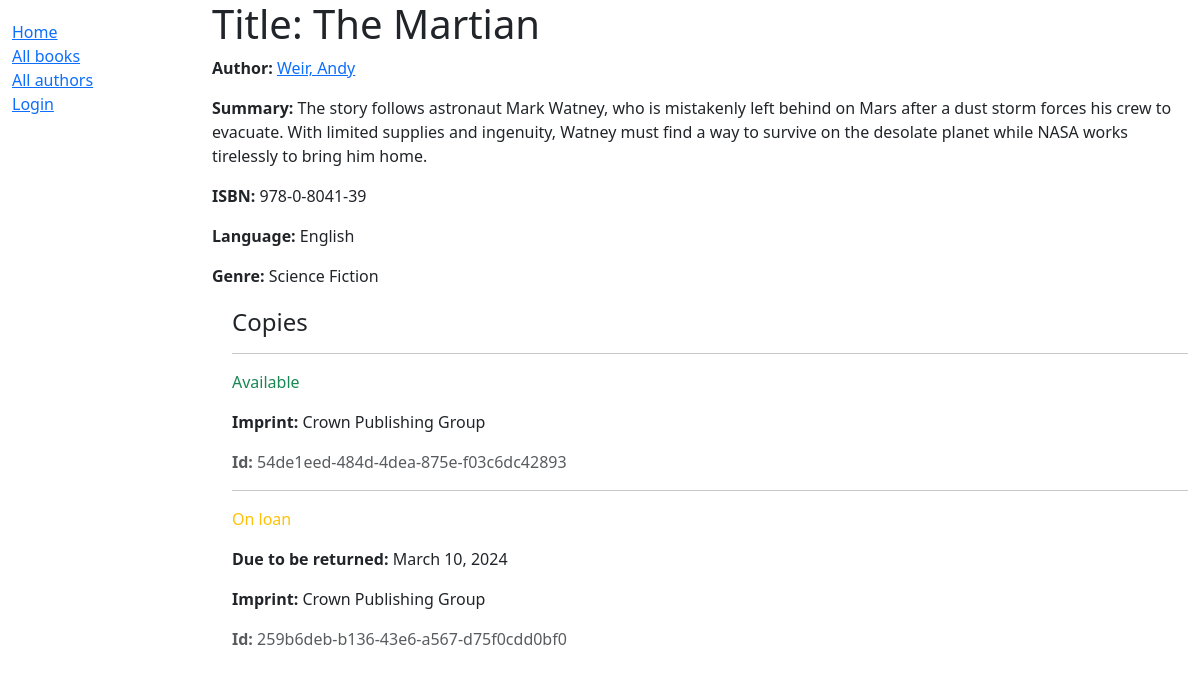
/catalog/book/3, run on the app's committed database.
### catalog/models.py (models this page shows, shortened)
class Book(models.Model):
    title = models.CharField(max_length=200)
    author = models.ForeignKey('Author', on_delete=models.RESTRICT, null=True)
    summary = models.TextField(
        max_length=1000, help_text="Enter a brief description of the book")
    isbn = models.CharField('ISBN', max_length=13,
                            unique=True,
                            help_text='13 Character <a href="https://www.isbn-international.org/content/what-isbn'
                                      '">ISBN number</a>')
    genre = models.ManyToManyField(
        Genre, help_text="Select a genre for this book")
    language = models.ForeignKey(
        'Language', on_delete=models.SET_NULL, null=True)
    def display_genre(self):
        """Create a string for the Genre. This is required to display genre in Admin."""
        return ', '.join(genre.name for genre in self.genre.all()[:3])
    display_genre.short_description = 'Genre'

class Author(models.Model):
    first_name = models.CharField(max_length=100)
    last_name = models.CharField(max_length=100)
    date_of_birth = models.DateField('Born', null=True, blank=True)
    date_of_death = models.DateField('Died', null=True, blank=True)
    class Meta:
        ordering = ['last_name', 'first_name']
    def get_absolute_url(self):
        return reverse('author-detail', args=[str(self.id)])
    def __str__(self):
        return f'{self.last_name}, {self.first_name}'

class Language(models.Model):
    name = models.CharField(max_length=200,
                            unique=True,
                            help_text="Enter the book's natural language (e.g. English, French, Japanese etc.)")
    def __str__(self):
        return self.name

class Genre(models.Model):
    name = models.CharField(
        max_length=200,
        unique=True,
        help_text="Enter a book genre (e.g. Science Fiction, French Poetry etc.)"
    )
    def __str__(self):
        return self.name

class BookInstance(models.Model):
    id = models.UUIDField(primary_key=True, default=uuid.uuid4,
                          help_text="Unique ID for this particular book across whole library")
    book = models.ForeignKey('Book', on_delete=models.RESTRICT, null=True)
    imprint = models.CharField(max_length=200)
    due_back = models.DateField(null=True, blank=True)
    borrower = models.ForeignKey(settings.AUTH_USER_MODEL, on_delete=models.SET_NULL, null=True, blank=True)
    LOAN_STATUS = (
        ('m', 'Maintenance'),
        ('o', 'On loan'),
        ('a', 'Available'),
        ('r', 'Reserved'),
    )
    status = models.CharField(
        max_length=1,
        choices=LOAN_STATUS,
        blank=True,
        default='m',
        help_text='Book availability',
    )
    class Meta:
        ordering = ['due_back']
        permissions = (("can_mark_returned", "Set book as returned"),)

### catalog/views.py (the view)
# urls.py: path('book/<int:pk>', views.BookDetailView.as_view(), name='book-detail'),
class BookDetailView(generic.DetailView):
    model = Book

### catalog/templates/catalog/book_detail.html (shortened to what this page needs)
{% extends "base_generic.html" %}
{% block content %}
  <h1>Title: {{ book.title }}</h1>
  <p><strong>Author:</strong> <a href="{{ book.author.get_absolute_url }}">{{ book.author }}</a></p>
  <p><strong>Summary:</strong> {{ book.summary }}</p>
  <p><strong>ISBN:</strong> {{ book.isbn }}</p>
  <p><strong>Language:</strong> {{ book.language }}</p>
  <p><strong>Genre:</strong> {{ book.genre.all|join:", " }}</p>
  <div style="margin-left:20px;margin-top:20px">
    <h4>Copies</h4>
    {% for copy in book.bookinstance_set.all %}
      <hr />
      <p
        class="{% if copy.status == 'a' %}text-success{% elif copy.status == 'm' %}text-danger{% else %}text-warning{% endif %}">
        {{ copy.get_status_display }}
      </p>
      {% if copy.status != 'a' %}
        <p><strong>Due to be returned:</strong> {{ copy.due_back }}</p>
      {% endif %}
      <p><strong>Imprint:</strong> {{ copy.imprint }}</p>
      <p class="text-muted"><strong>Id:</strong> {{ copy.id }}</p>
    {% endfor %}
  </div>
{% endblock %}
{% block sidebar %}
  {{ block.super }}
{% endblock %}

### data on the page
Book: author "Weir, Andy", summary "The story follows astronaut Mark Watney, who is mistakenly left behind on Mars after a dust storm forces his crew to evacuate. With limited supplies and ingenuity, Watney must find a way to survive on the desolate planet while NASA works tirelessly to bring him home.", isbn "978-0-8041-39", language "English", genre.all "Science Fiction"
BookInstance: status "Available", imprint "Crown Publishing Group", id "54de1eed-484d-4dea-875e-f03c6dc42893"
BookInstance: status "On loan", due_back "March 10, 2024", imprint "Crown Publishing Group", id "259b6deb-b136-43e6-a567-d75f0cdd0bf0"
